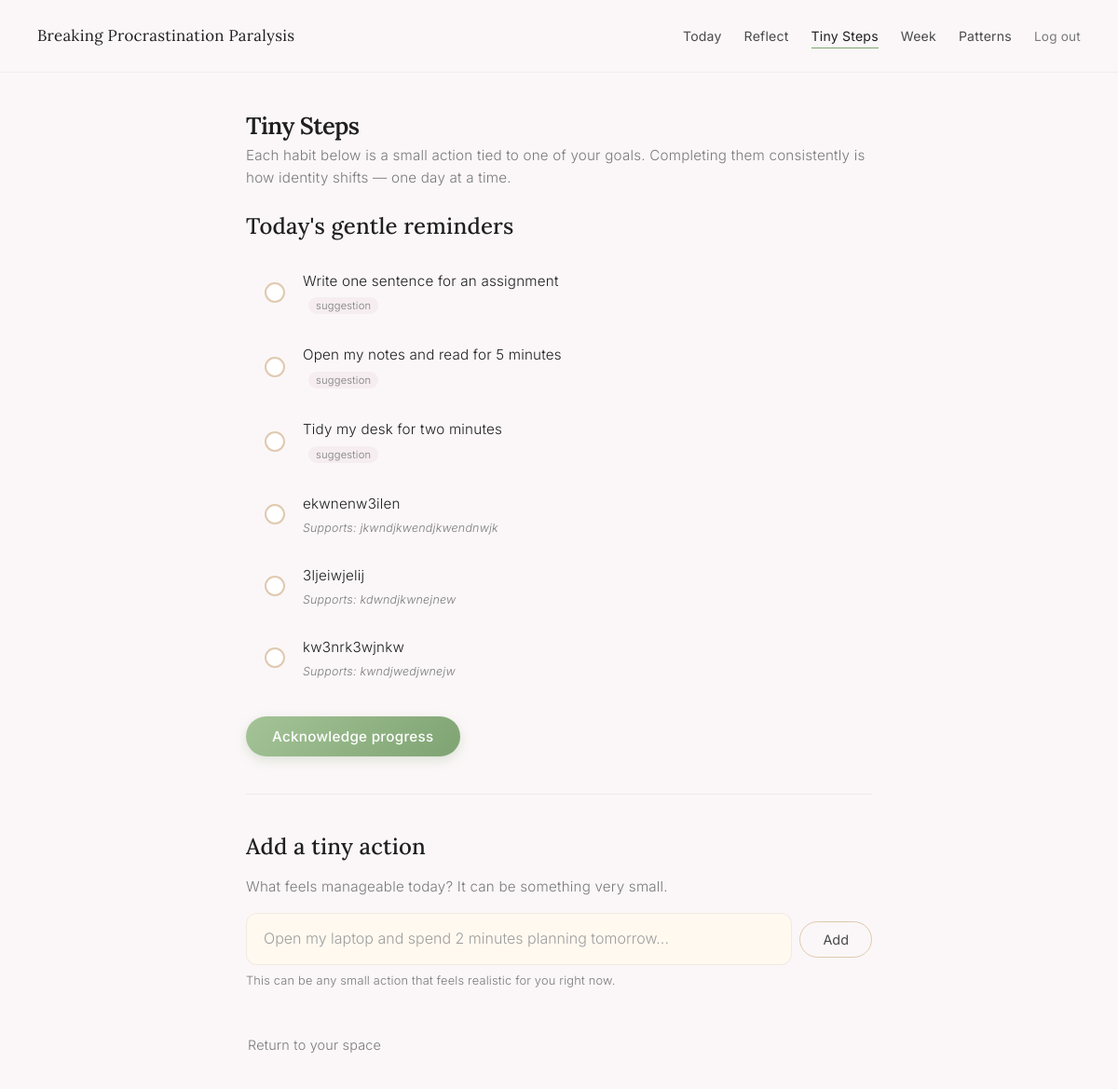
Page /habits (signed in) on the committed database.
### tables this page shows
CREATE TABLE habits (
            id INTEGER PRIMARY KEY AUTOINCREMENT,
            user_id INTEGER NOT NULL,
            name TEXT NOT NULL,
            is_sample INTEGER NOT NULL DEFAULT 0,
            created_at TEXT NOT NULL, linked_goal_id INTEGER,
            FOREIGN KEY (user_id) REFERENCES users(id)
        );

CREATE TABLE goals (
            id INTEGER PRIMARY KEY AUTOINCREMENT,
            user_id INTEGER NOT NULL,
            goal_text TEXT NOT NULL,
            created_at TEXT NOT NULL,
            FOREIGN KEY (user_id) REFERENCES users(id)
        );

### app.py (the view, shortened to what this page needs)
@app.route("/habits", methods=["GET", "POST"])
@login_required
@onboarding_check
def habits():
    user_id = session['user_id']
    conn = get_db_connection()
    cur = conn.cursor()
    cur.execute("""
        SELECT h.id, h.name, h.is_sample, h.created_at, g.goal_text
        FROM habits h
        LEFT JOIN goals g ON h.linked_goal_id = g.id
        WHERE h.user_id = ?
        ORDER BY h.id ASC
    """, (user_id,))
    habits_rows = cur.fetchall()
    conn.close()
    return render_template("habits.html", habits=habits_rows)

### app.py (called while the page is built)
def get_db_connection():
    conn = sqlite3.connect(DB_PATH, timeout=30)  # Increased timeout to 30 seconds
    conn.row_factory = sqlite3.Row
    conn.execute("PRAGMA journal_mode=WAL")  # Enable Write-Ahead Logging for better concurrency
    return conn

def login_required(f):
    @wraps(f)
    def decorated_function(*args, **kwargs):
        if 'user_id' not in session:
            return redirect(url_for('landing'))
        return f(*args, **kwargs)
    return decorated_function

def onboarding_check(f):
    @wraps(f)
    def decorated_function(*args, **kwargs):
        if 'user_id' not in session:
            return redirect(url_for('landing'))
        user_id = session['user_id']
        conn = get_db_connection()
        try:
            cur = conn.cursor()
            cur.execute("SELECT onboarding_complete FROM users WHERE id = ?", (user_id,))
            user = cur.fetchone()
            if user and user['onboarding_complete'] == 0:
                return redirect(get_next_onboarding_step(user_id))
        finally:
            conn.close()
        return f(*args, **kwargs)
    return decorated_function

### templates/habits.html (shortened to what this page needs)
<!doctype html>
<html lang="en">
<head>
    <link rel="stylesheet" href="{{ url_for('static', filename='calm.css') }}">
</head>
<body>
<div class="page-wrapper">
    <nav class="page-nav">
        <a href="{{ url_for('dashboard') }}" class="nav-brand">Breaking Procrastination Paralysis</a>
        <ul class="nav-links">
            <li><a href="{{ url_for('today') }}">Today</a></li>
            <li><a href="{{ url_for('journal') }}">Reflect</a></li>
            <li><a href="{{ url_for('habits') }}" class="active">Tiny Steps</a></li>
            <li><a href="{{ url_for('week') }}">Week</a></li>
            <li><a href="{{ url_for('analytics') }}">Patterns</a></li>
            <li><a href="{{ url_for('logout') }}" class="logout-link">Log out</a></li>
        </ul>
    </nav>
    <main class="page-content">
        <div class="section-header fade-in-up">
            <h1 class="section-title">Tiny Steps</h1>
            <p class="section-subtitle">
                Each habit below is a small action tied to one of your goals.
                Completing them consistently is how identity shifts — one day at a time.
            </p>
        </div>
        <form method="post" class="fade-in-up">
            <h2>Today's gentle reminders</h2>
            {% if habits %}
            <ul class="habit-list">
                {% for h in habits %}
                <li class="habit-item">
                    <input
                        class="habit-checkbox"
                        type="checkbox"
                        name="completed_habits"
                        value="{{ h['id'] }}"
                        id="habit-{{ h['id'] }}"
                    >
                    <label class="habit-label" for="habit-{{ h['id'] }}">
                        <span class="habit-name-text">{{ h["name"] }}</span>
                        {% if h["is_sample"] %}
                            <span class="habit-tag">suggestion</span>
                        {% endif %}
                        {% if h["goal_text"] %}
                        <span class="habit-goal-context">Supports: {{ h["goal_text"] }}</span>
                        {% endif %}
                    </label>
                </li>
                {% endfor %}
            </ul>
            <button type="submit" class="btn-calm">Acknowledge progress</button>
            {% else %}
            <div class="empty-state-enhanced">
                <div class="empty-state-icon">🌱</div>
                <p>No tiny steps yet.</p>
                <p style="margin-top: 8px; font-size: 0.85rem;">Add one below when you feel ready — it can be something very small.</p>
            </div>
            {% endif %}
        </form>
        <hr class="divider">
        <div class="fade-in-up">
            <h2>Add a tiny action</h2>
            <p class="section-subtitle" style="margin-bottom: 16px;">
                What feels manageable today? It can be something very small.
            </p>
            <form method="post">
                <div class="add-habit-wrapper">
                    <input
                        type="text"
                        name="new_habit"
                        placeholder="Open my laptop and spend 2 minutes planning tomorrow..."
                    >
                    <button class="btn-gentle" type="submit">Add</button>
                </div>
                <p class="form-hint">
                    This can be any small action that feels realistic for you right now.
                </p>
            </form>
        </div>
        <div style="margin-top: 40px;">
            <a href="{{ url_for('today') }}" class="btn-text">Return to your space</a>
        </div>
    </main>
</div>
</body>
</html>

### rows in the picture
habits: name "Write one sentence for an assignment", is_sample "suggestion"
habits: name "Open my notes and read for 5 minutes", is_sample "suggestion"
habits: name "Tidy my desk for two minutes", is_sample "suggestion"
habits: name "ekwnenw3ilen", goal_text "jkwndjkwendjkwendnwjk"
habits: name "3ljeiwjelij", goal_text "kdwndjkwnejnew"
habits: name "kw3nrk3wjnkw", goal_text "kwndjwedjwnejw"
